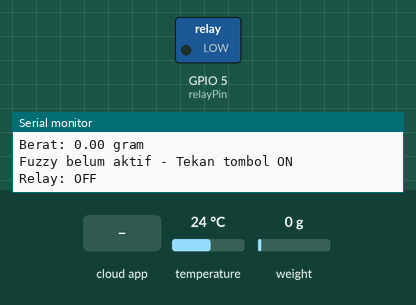
Simulated run of this sketch. Board: ESP32. Parts: switched loads named in the sketch (green lamp = pin HIGH), the last lines printed to the serial monitor. The inputs (shaded band) are chosen by the test bench; at power-on: temperature 24 °C, weight on the scale 0 g. WiFi joins after 1.5 s; servers stay silent unless stated; the Firebase database answers and starts empty.

Above: at 5.1 s.
5.2 s: the phone or cloud app sets fuzzy to 1
At 7.6 s:
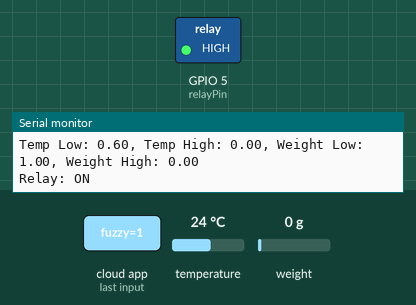
7.9 s: the phone or cloud app sets fuzzy to 0
At 8.9 s:
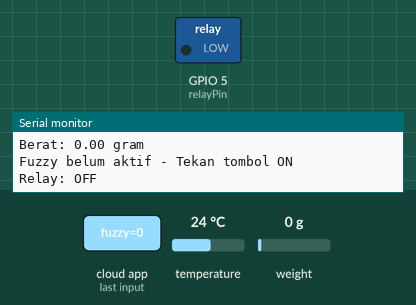
Timing chart, 0 to 10.9 s (numbered marks = the images above; inputs shaded):
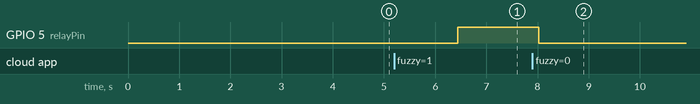

The sketch:

Sensor_To_Firebase.ino
```cpp
#include <WiFi.h>
#include <Firebase_ESP_Client.h>
#include <OneWire.h>
#include <DallasTemperature.h>
#include "addons/TokenHelper.h"
#include "addons/RTDBHelper.h"
#include <HX711_ADC.h>
#if defined(ESP8266) || defined(ESP32) || defined(AVR)
#include <EEPROM.h>
#endif

// WiFi credentials
#define WIFI_SSID "Indonesia"
#define WIFI_PASSWORD "indonesia"

// Firebase configuration
#define API_KEY "AIzaSyAvfpMQNu-t6pyPN1JvudVlZ4bDqLR_KKc"
#define DATABASE_URL "https://kobonganmaszhe-default-rtdb.asia-southeast1.firebasedatabase.app"

// Firebase objects
FirebaseData fbdo;
FirebaseAuth auth;
FirebaseConfig config;

// DS18B20 sensor pin
const int oneWireBus = 4;
OneWire oneWire(oneWireBus);
DallasTemperature sensors(&oneWire);
DeviceAddress deviceAddress;

// Relay pin
const int relayPin = 5;

// HX711 Load Cell
const int HX711_dout = 12;
const int HX711_sck = 13;
HX711_ADC LoadCell(HX711_dout, HX711_sck);
const int calVal_eepromAdress = 0;

// Timing
unsigned long sendDataPrevMillis = 0;
bool signupOK = false;

// Fuzzy logic membership functions
float temperatureLow(float temp) {
  if (temp <= 0) return 1.0;
  if (temp >= 60) return 0.0;
  return (60.0 - temp) / 60.0;
}

float temperatureHigh(float temp) {
  if (temp <= 60) return 0.0;
  return 1.0;
}

float weightLow(float weight) {
  if (weight <= 0) return 1.0;
  if (weight >= 174) return 0.0;
  return (174.0 - weight) / 174.0;
}

float weightHigh(float weight) {
  if (weight <= 174) return 0.0;
  if (weight >= 1000) return 1.0;
  return (weight - 174.0) / (1000.0 - 174.0);
}

void setup() {
  Serial.begin(9600);
  pinMode(relayPin, OUTPUT);
  digitalWrite(relayPin, LOW);

  // Connect WiFi
  WiFi.begin(WIFI_SSID, WIFI_PASSWORD);
  Serial.print("Connecting to WiFi");
  while (WiFi.status() != WL_CONNECTED) {
    Serial.print(".");
    delay(300);
  }
  Serial.println("\nConnected with IP: " + WiFi.localIP().toString());

  // Initialize DS18B20
  Serial.println("Mencari sensor DS18B20...");
  sensors.begin();
  if (!sensors.getAddress(deviceAddress, 0)) {
    Serial.println("Error: Sensor tidak ditemukan!");
  } else {
    Serial.println("Sensor DS18B20 terdeteksi");
    sensors.setResolution(12);
  }

  // Initialize Load Cell
  Serial.println("Inisialisasi Load Cell...");
  LoadCell.begin();
  float calibrationValue = -710.92;
  unsigned long stabilizingtime = 2000;
  boolean _tare = true;
  LoadCell.start(stabilizingtime, _tare);
  if (LoadCell.getTareTimeoutFlag()) {
    Serial.println("Timeout: Cek koneksi HX711");
    while (1);
  } else {
    LoadCell.setCalFactor(calibrationValue);
    Serial.println("Load Cell terdeteksi");
  }

  // Firebase setup
  config.database_url = DATABASE_URL;
  config.api_key = API_KEY;

  if (Firebase.signUp(&config, &auth, "", "")) {
    Serial.println("Firebase anonymous signup OK");
    signupOK = true;
  } else {
    Serial.printf("Firebase signup failed: %s\n", config.signer.signupError.message.c_str());
  }

  config.token_status_callback = tokenStatusCallback;
  Firebase.begin(&config, &auth);
  Firebase.reconnectWiFi(true);
}

void loop() {
  if (Firebase.ready() && signupOK && (millis() - sendDataPrevMillis > 500 || sendDataPrevMillis == 0)) {
    sendDataPrevMillis = millis();

    // Baca Temperature
    sensors.requestTemperatures();
    float temperature = sensors.getTempCByIndex(0);
    if (temperature == DEVICE_DISCONNECTED_C) {
      Serial.println("Error: Pembacaan suhu gagal!");
      temperature = 0.0;
    } else {
      Serial.print("Temperature: ");
      Serial.print(temperature);
      Serial.println(" °C");
    }

    // Baca berat
    float weight = 0.0;
    if (LoadCell.update()) {
      weight = LoadCell.getData();
      if (weight < 0) weight = 0;
      Serial.print("Berat: ");
      Serial.print(weight);
      Serial.println(" gram");
    } else {
      Serial.println("Load Cell belum siap, nilai sebelumnya digunakan");
    }

    // Baca Instruksi Fuzzy Control dari Firebase
    bool fuzzyEnabled = false;
    if (Firebase.RTDB.getBool(&fbdo, "kontrol/fuzzy")) {
      fuzzyEnabled = fbdo.boolData();
    } else {
      Serial.println("Gagal membaca kontrol/fuzzy: " + fbdo.errorReason());
    }

    // Fuzzy Control ON/OFF
    bool heaterState = false;
    if (fuzzyEnabled) {
      float tempLow = temperatureLow(temperature);
      float tempHigh = temperatureHigh(temperature);
      float wLow = weightLow(weight);
      float wHigh = weightHigh(weight);

      float ruleHeaterOff = min(tempHigh, wLow);
      float ruleHeaterOn = 1.0 - ruleHeaterOff;
      heaterState = (ruleHeaterOn >= ruleHeaterOff);

      Serial.print("Temp Low: "); Serial.print(tempLow);
      Serial.print(", Temp High: "); Serial.print(tempHigh);
      Serial.print(", Weight Low: "); Serial.print(wLow);
      Serial.print(", Weight High: "); Serial.println(wHigh);
    } else {
      Serial.println("Fuzzy belum aktif - Tekan tombol ON");
    }

    // Control Relay
    digitalWrite(relayPin, heaterState ? HIGH : LOW);
    Serial.println(heaterState ? "Relay: ON" : "Relay: OFF");

    // Kirim status relay ke Firebase
    Firebase.RTDB.setBool(&fbdo, "kontrol/relay", heaterState);

    // Kirim parameter monitoring
    Firebase.RTDB.setFloat(&fbdo, "monitoring/temperature", temperature);
    Firebase.RTDB.setFloat(&fbdo, "monitoring/weight", weight);

  }

  delay(200);
}
```

Measured:
- after the input at 5.2 s, GPIO 5 (relayPin): LOW → HIGH after 1.2 s
- after the input at 7.9 s, GPIO 5 (relayPin): HIGH → LOW after 0.12 s
